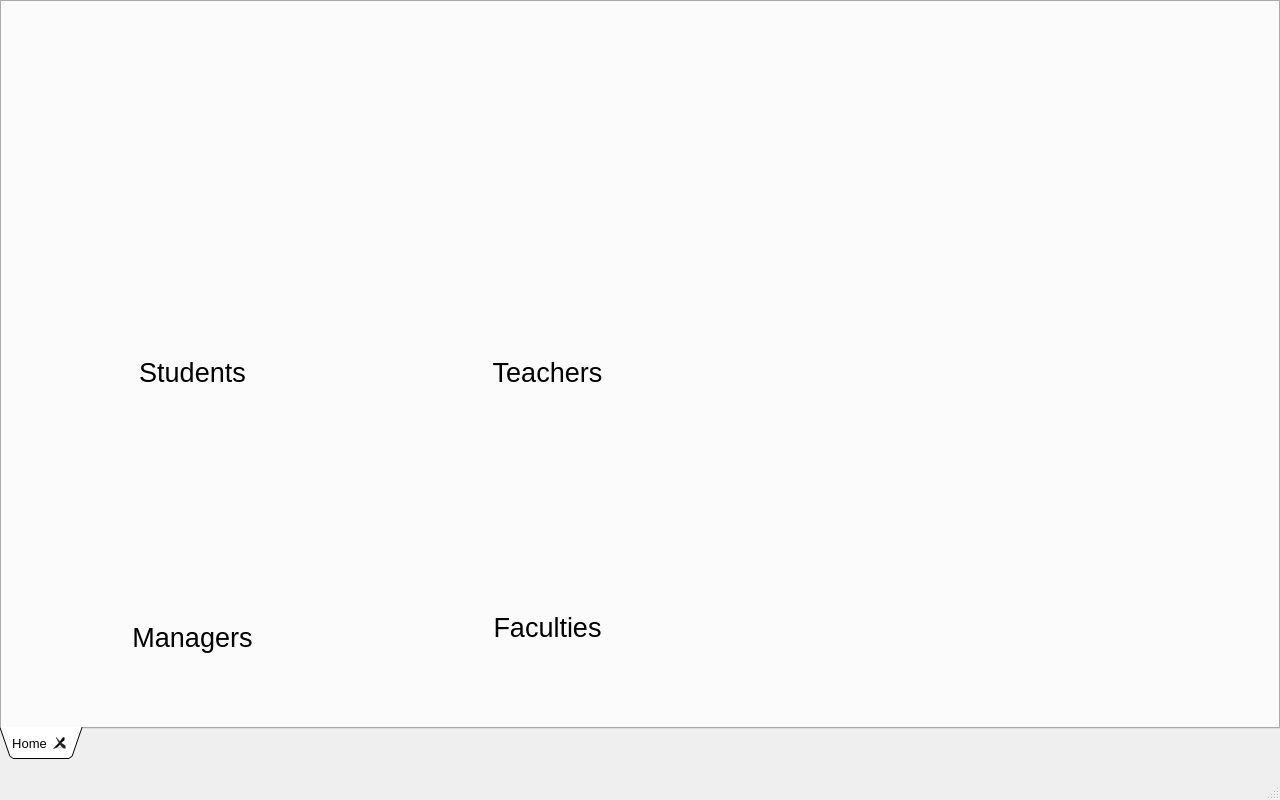
<?xml version="1.0" encoding="UTF-8"?>
<ui version="4.0">
 <class>MainWindow</class>
 <widget class="QMainWindow" name="MainWindow">
  <property name="geometry">
   <rect>
    <x>0</x>
    <y>0</y>
    <width>1280</width>
    <height>800</height>
   </rect>
  </property>
  <property name="windowTitle">
   <string>MainWindow</string>
  </property>
  <widget class="QWidget" name="centralwidget">
   <widget class="QTabWidget" name="tabWidget">
    <property name="geometry">
     <rect>
      <x>0</x>
      <y>0</y>
      <width>1280</width>
      <height>759</height>
     </rect>
    </property>
    <property name="font">
     <font>
      <pointsize>10</pointsize>
     </font>
    </property>
    <property name="tabPosition">
     <enum>QTabWidget::South</enum>
    </property>
    <property name="tabShape">
     <enum>QTabWidget::Triangular</enum>
    </property>
    <property name="currentIndex">
     <number>0</number>
    </property>
    <property name="tabsClosable">
     <bool>true</bool>
    </property>
    <property name="movable">
     <bool>true</bool>
    </property>
    <widget class="QWidget" name="home">
     <attribute name="title">
      <string>Home</string>
     </attribute>
     <widget class="QLabel" name="label">
      <property name="geometry">
       <rect>
        <x>0</x>
        <y>0</y>
        <width>1280</width>
        <height>759</height>
       </rect>
      </property>
      <property name="text">
       <string/>
      </property>
      <property name="pixmap">
       <pixmap>../../Desktop/ShagDB-develop/ShagDB/DesignImages/fon_end1.png</pixmap>
      </property>
     </widget>
     <widget class="QPushButton" name="buttonStudent">
      <property name="geometry">
       <rect>
        <x>110</x>
        <y>330</y>
        <width>161</width>
        <height>81</height>
       </rect>
      </property>
      <property name="font">
       <font>
        <pointsize>20</pointsize>
       </font>
      </property>
      <property name="text">
       <string>Students</string>
      </property>
      <property name="flat">
       <bool>true</bool>
      </property>
     </widget>
     <widget class="QPushButton" name="buttonTeacher">
      <property name="geometry">
       <rect>
        <x>470</x>
        <y>340</y>
        <width>151</width>
        <height>61</height>
       </rect>
      </property>
      <property name="font">
       <font>
        <pointsize>20</pointsize>
       </font>
      </property>
      <property name="text">
       <string>Teachers</string>
      </property>
      <property name="flat">
       <bool>true</bool>
      </property>
     </widget>
     <widget class="QPushButton" name="pushButton_3">
      <property name="geometry">
       <rect>
        <x>120</x>
        <y>610</y>
        <width>141</width>
        <height>51</height>
       </rect>
      </property>
      <property name="font">
       <font>
        <pointsize>20</pointsize>
       </font>
      </property>
      <property name="text">
       <string>Managers</string>
      </property>
      <property name="flat">
       <bool>true</bool>
      </property>
     </widget>
     <widget class="QPushButton" name="pushButton_4">
      <property name="geometry">
       <rect>
        <x>480</x>
        <y>610</y>
        <width>131</width>
        <height>31</height>
       </rect>
      </property>
      <property name="font">
       <font>
        <pointsize>20</pointsize>
       </font>
      </property>
      <property name="text">
       <string>Faculties</string>
      </property>
      <property name="flat">
       <bool>true</bool>
      </property>
     </widget>
    </widget>
   </widget>
  </widget>
  <widget class="QMenuBar" name="menubar">
   <property name="geometry">
    <rect>
     <x>0</x>
     <y>0</y>
     <width>1280</width>
     <height>21</height>
    </rect>
   </property>
  </widget>
  <widget class="QStatusBar" name="statusbar"/>
 </widget>
 <resources/>
 <connections/>
</ui>
